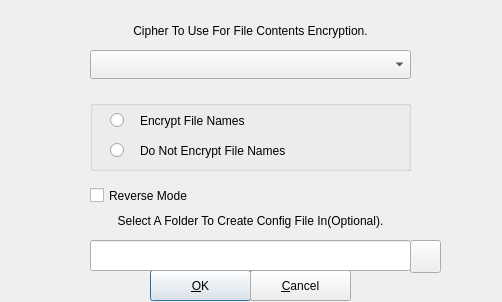
<?xml version="1.0" encoding="UTF-8"?>
<ui version="4.0">
 <class>gocryptfscreateoptions</class>
 <widget class="QDialog" name="gocryptfscreateoptions">
  <property name="geometry">
   <rect>
    <x>0</x>
    <y>0</y>
    <width>502</width>
    <height>302</height>
   </rect>
  </property>
  <property name="windowTitle">
   <string>Select Volume Creation Options</string>
  </property>
  <widget class="QComboBox" name="comboBox">
   <property name="geometry">
    <rect>
     <x>90</x>
     <y>50</y>
     <width>321</width>
     <height>29</height>
    </rect>
   </property>
  </widget>
  <widget class="QLabel" name="label">
   <property name="geometry">
    <rect>
     <x>10</x>
     <y>10</y>
     <width>481</width>
     <height>41</height>
    </rect>
   </property>
   <property name="text">
    <string>Cipher To Use For File Contents Encryption.</string>
   </property>
   <property name="alignment">
    <set>Qt::AlignCenter</set>
   </property>
   <property name="wordWrap">
    <bool>true</bool>
   </property>
  </widget>
  <widget class="QPushButton" name="pbOK">
   <property name="geometry">
    <rect>
     <x>150</x>
     <y>270</y>
     <width>101</width>
     <height>31</height>
    </rect>
   </property>
   <property name="text">
    <string>&amp;OK</string>
   </property>
  </widget>
  <widget class="QPushButton" name="pbCancel">
   <property name="geometry">
    <rect>
     <x>250</x>
     <y>270</y>
     <width>101</width>
     <height>31</height>
    </rect>
   </property>
   <property name="text">
    <string>&amp;Cancel</string>
   </property>
  </widget>
  <widget class="QLabel" name="label_3">
   <property name="geometry">
    <rect>
     <x>10</x>
     <y>200</y>
     <width>481</width>
     <height>41</height>
    </rect>
   </property>
   <property name="text">
    <string>Select A Folder To Create Config File In(Optional).</string>
   </property>
   <property name="alignment">
    <set>Qt::AlignCenter</set>
   </property>
   <property name="wordWrap">
    <bool>true</bool>
   </property>
  </widget>
  <widget class="QLineEdit" name="lineEdit_2">
   <property name="geometry">
    <rect>
     <x>90</x>
     <y>240</y>
     <width>321</width>
     <height>31</height>
    </rect>
   </property>
   <property name="text">
    <string/>
   </property>
   <property name="readOnly">
    <bool>true</bool>
   </property>
  </widget>
  <widget class="QPushButton" name="pbConfigPath">
   <property name="geometry">
    <rect>
     <x>410</x>
     <y>240</y>
     <width>31</width>
     <height>33</height>
    </rect>
   </property>
   <property name="text">
    <string/>
   </property>
  </widget>
  <widget class="QGroupBox" name="groupBox">
   <property name="geometry">
    <rect>
     <x>90</x>
     <y>100</y>
     <width>321</width>
     <height>71</height>
    </rect>
   </property>
   <property name="title">
    <string/>
   </property>
   <widget class="QRadioButton" name="rbEncryptFileNames">
    <property name="geometry">
     <rect>
      <x>20</x>
      <y>0</y>
      <width>21</width>
      <height>41</height>
     </rect>
    </property>
    <property name="text">
     <string/>
    </property>
   </widget>
   <widget class="QRadioButton" name="rbDoNotEncryptFileNames">
    <property name="geometry">
     <rect>
      <x>20</x>
      <y>30</y>
      <width>21</width>
      <height>41</height>
     </rect>
    </property>
    <property name="text">
     <string/>
    </property>
   </widget>
   <widget class="QLabel" name="label_2">
    <property name="geometry">
     <rect>
      <x>50</x>
      <y>30</y>
      <width>261</width>
      <height>41</height>
     </rect>
    </property>
    <property name="text">
     <string>Do Not Encrypt File Names</string>
    </property>
    <property name="wordWrap">
     <bool>true</bool>
    </property>
   </widget>
   <widget class="QLabel" name="label_4">
    <property name="geometry">
     <rect>
      <x>50</x>
      <y>0</y>
      <width>261</width>
      <height>41</height>
     </rect>
    </property>
    <property name="text">
     <string>Encrypt File Names</string>
    </property>
    <property name="wordWrap">
     <bool>true</bool>
    </property>
   </widget>
  </widget>
  <widget class="QCheckBox" name="checkBox">
   <property name="geometry">
    <rect>
     <x>90</x>
     <y>180</y>
     <width>321</width>
     <height>31</height>
    </rect>
   </property>
   <property name="text">
    <string>Reverse Mode</string>
   </property>
  </widget>
 </widget>
 <tabstops>
  <tabstop>comboBox</tabstop>
  <tabstop>rbEncryptFileNames</tabstop>
  <tabstop>rbDoNotEncryptFileNames</tabstop>
  <tabstop>lineEdit_2</tabstop>
  <tabstop>pbConfigPath</tabstop>
  <tabstop>pbOK</tabstop>
  <tabstop>pbCancel</tabstop>
 </tabstops>
 <resources/>
 <connections/>
</ui>
